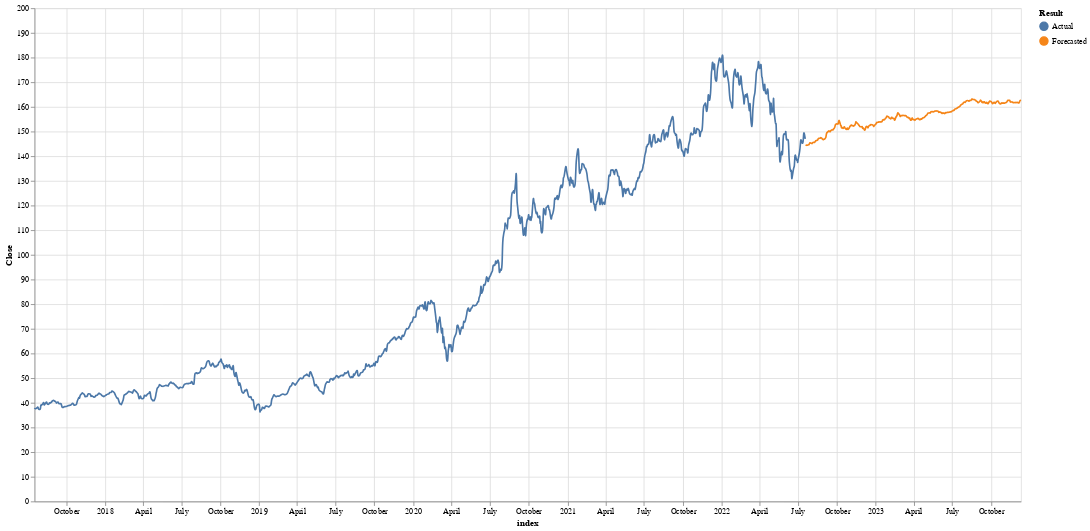

The notebook cell saved with this chart:
### Code cell
method.ensembleModelForecast()
method.forecastPlot()

### Figure 1 — Vega-Lite specification as saved in the notebook (floating-point values rounded to 4 significant figures; data arrays with more than 128 entries replaced by an {"elided": "..."} marker saying what was removed)
{"config": {"view": {"continuousWidth": 400, "continuousHeight": 300}}, "layer": [{"data": {"name": "data-f26a5317034af301ff8b89cd01f98ce0"}, "mark": {"type": "line", "interpolate": "basis"}, "encoding": {"color": {"field": "Result", "type": "nominal"}, "x": {"field": "index", "type": "temporal"}, "y": {"field": "Close", "type": "quantitative"}}}, {"data": {"name": "data-f26a5317034af301ff8b89cd01f98ce0"}, "mark": "point", "encoding": {"opacity": {"value": 0}, "x": {"field": "index", "type": "temporal"}}, "selection": {"selector004": {"type": "single", "nearest": true, "on": "mouseover", "fields": ["index", "Close"], "empty": "none"}}}, {"data": {"name": "data-f26a5317034af301ff8b89cd01f98ce0"}, "mark": "point", "encoding": {"color": {"field": "Result", "type": "nominal"}, "opacity": {"condition": {"value": 1, "selection": "selector004"}, "value": 0}, "x": {"field": "index", "type": "temporal"}, "y": {"field": "Close", "type": "quantitative"}}}, {"data": {"name": "data-f26a5317034af301ff8b89cd01f98ce0"}, "mark": {"type": "text", "align": "left", "dx": 5, "dy": -40, "size": 20}, "encoding": {"color": {"field": "Result", "type": "nominal"}, "text": {"condition": {"field": "index", "type": "temporal", "selection": "selector004"}, "value": ""}, "x": {"field": "index", "type": "temporal"}, "y": {"field": "Close", "type": "quantitative"}}}, {"data": {"name": "data-f26a5317034af301ff8b89cd01f98ce0"}, "mark": {"type": "text", "align": "left", "dx": 20, "dy": -15, "size": 20}, "encoding": {"color": {"field": "Result", "type": "nominal"}, "text": {"condition": {"field": "Close", "type": "quantitative", "selection": "selector004"}, "value": " "}, "x": {"field": "index", "type": "temporal"}, "y": {"field": "Close", "type": "quantitative"}}}], "height": 600, "width": 1200, "$schema": "https://vega.github.io/schema/vega-lite/v4.17.0.json", "datasets": {"data-f26a5317034af301ff8b89cd01f98ce0": {"elided": "1503 records"}}}
